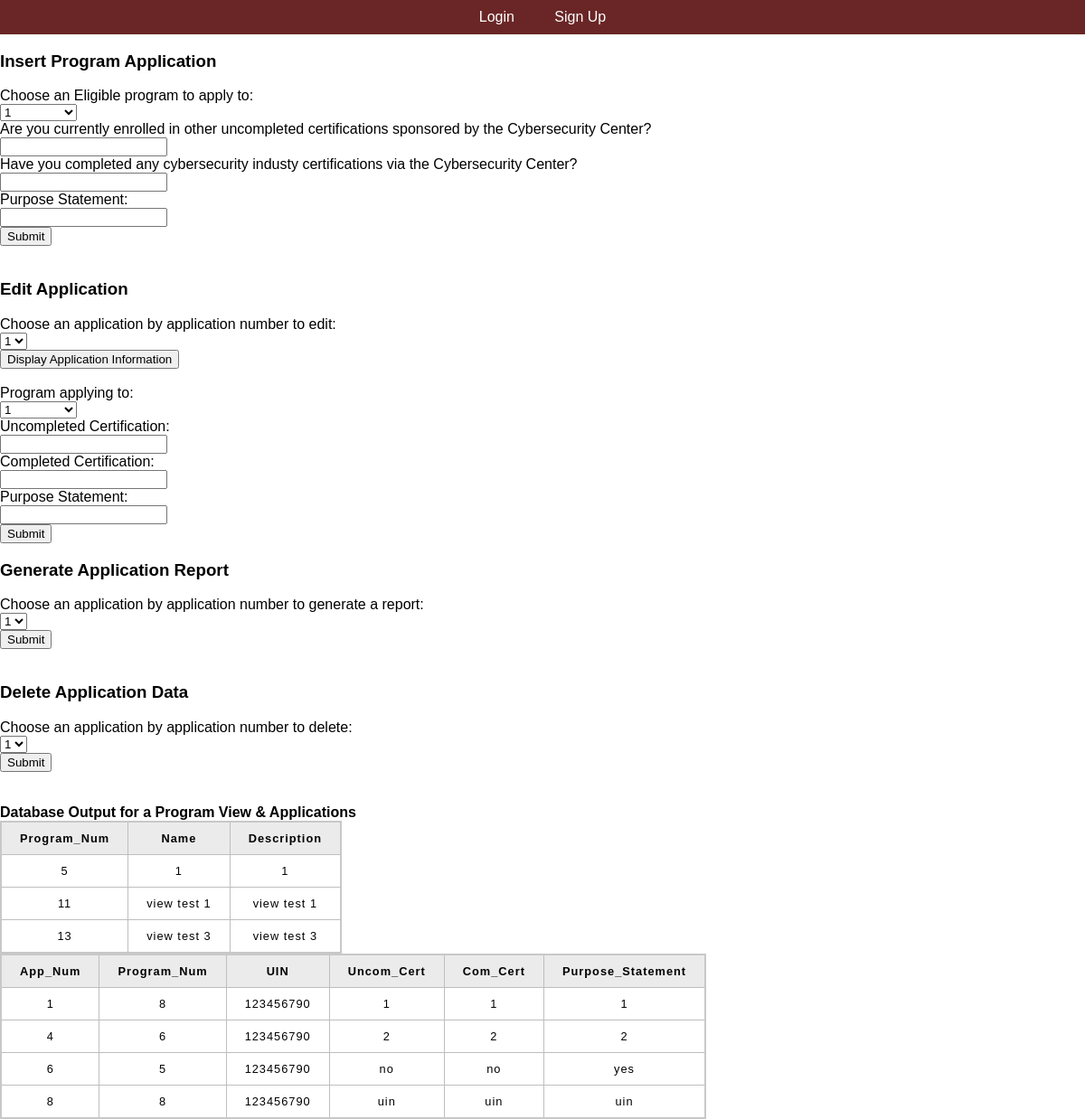
The page /app_info_manager.php on the database as committed earlier.
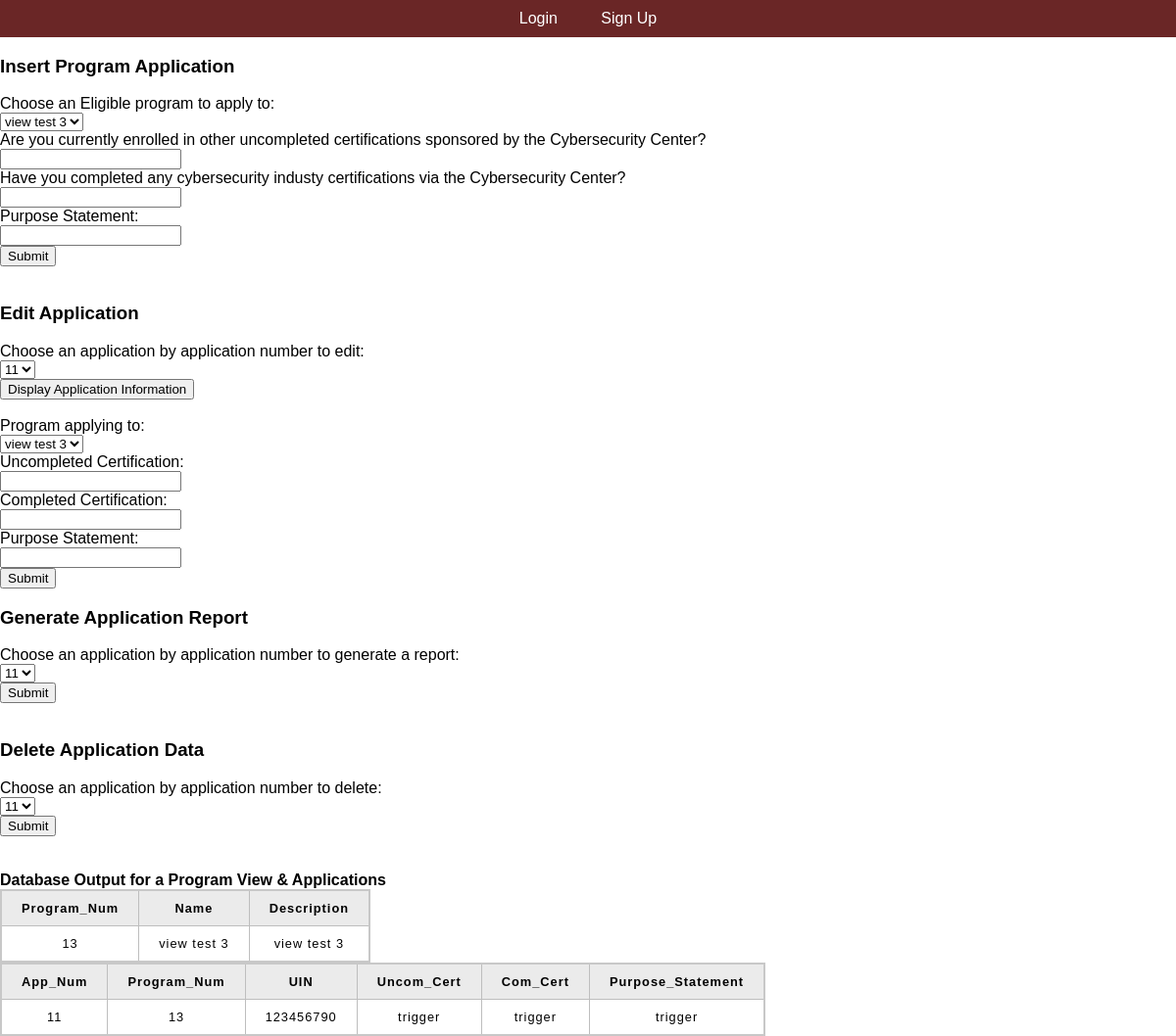
The same page on the database as committed later.
### tables this page shows
CREATE TABLE `applications` (
  `App_Num` int(11) NOT NULL,
  `Program_Num` int(11) NOT NULL,
  `UIN` int(11) NOT NULL,
  `Uncom_Cert` varchar(128) NOT NULL,
  `Com_Cert` varchar(128) NOT NULL,
  `Purpose_Statement` longtext NOT NULL
);

### app_info_manager.php (the view, shortened to what this page needs)
<?php
  include_once('header.php');
  include_once 'includes/dbh.inc.php';
?>
<h3>Insert Program Application</h3>
  <form action="includes/app_info_manager.inc.php" method="post">
    <label for="Program_Num">Choose an Eligible program to apply to: </label><br>
    <select id="Program_Num" name="Program_Num">
      <?php
      $sql = "SELECT * FROM programs WHERE User_Access = 1";
      $result = $conn->query($sql);
      if ($result->num_rows > 0) {
          while ($row = $result->fetch_assoc()) {
              echo '<option value="' . $row['Program_Num'] . '">' . $row['Name'] . '</option>';
          }
      }
      ?>
    </select><br>
    <label for="Uncom_Cert">Are you currently enrolled in other uncompleted certifications sponsored by the Cybersecurity Center? </label><br>
    <input type="text" id="Uncom_Cert" name="Uncom_Cert"><br>
    <label for="Com_Cert">Have you completed any cybersecurity industy certifications via the Cybersecurity Center? </label><br>
    <input type="text" id="Com_Cert" name="Com_Cert"><br>
    <label for="Purpose_Statement">Purpose Statement: </label><br>
    <input type="text" id="Purpose_Statement" name="Purpose_Statement"><br>
    <button type="Apply" name="Apply">Submit</button>
  </form>
  <br>
  <h3>Edit Application</h3>
  <form action="includes/app_info_manager.inc.php" method="post">
  <label for="App_Num">Choose an application by application number to edit: </label><br>
  <select id="App_Num" name="App_Num">
      <?php
      $sql = "SELECT * FROM applications";
      $result = $conn->query($sql);
      if ($result->num_rows > 0) {
          while ($row = $result->fetch_assoc()) {
              echo '<option value="' . $row['App_Num'] . '">' . $row['App_Num'] . '</option>';
          }
      } else {
          echo '<option value="">No applications available</option>';
      }
      ?>
  </select><br>
  <button type="button" onclick="fetchAndDisplayData()">Display Application Information</button>
  <br>
  <br>
  <label for="Program_Num_Edit">Program applying to: </label><br>
      <select id="Program_Num_Edit" name="Program_Num_Edit">
        <?php
        $sql = "SELECT * FROM programs WHERE User_Access = 1";
        $result = $conn->query($sql);
        if ($result->num_rows > 0) {
            while ($row = $result->fetch_assoc()) {
                echo '<option value="' . $row['Program_Num'] . '">' . $row['Name'] . '</option>';
            }
        } else {
            echo '<option value="">No programs available</option>';
        }
        ?>
      </select><br>
  <label for="Uncom_Cert_Edit">Uncompleted Certification:</label><br>
  <input type="text" id="Uncom_Cert_Edit" name="Uncom_Cert_Edit"><br>
  <label for="Com_Cert_Edit">Completed Certification:</label><br>
  <input type="text" id="Com_Cert_Edit" name="Com_Cert_Edit"><br>
  <label for="Purpose_Statement_Edit">Purpose Statement:</label><br>
  <input type="text" id="Purpose_Statement_Edit" name="Purpose_Statement_Edit"><br>
  <button type="edit_app" name="edit_app">Submit</button>
</form>
    <h3>Generate Application Report</h3>
    <form action="includes/app_info_manager.inc.php" method="post">
        <label for="App_Num">Choose an application by application number to generate a report: </label><br>
        <select id="App_Num" name="App_Num">
            <?php
            $sql = "SELECT * FROM applications";
            $result = $conn->query($sql);
            if ($result->num_rows > 0) {
                while ($row = $result->fetch_assoc()) {
                    echo '<option value="' . $row['App_Num'] . '">' . $row['App_Num'] . '</option>';
                }
            } else {
                echo '<option value="">No applications available</option>';
            }
            ?>
        </select><br>
        <button type="generate_app_report" name="generate_app_report">Submit</button>
    </form>
    <br>
    <h3>Delete Application Data</h3>
    <form action="includes/app_info_manager.inc.php" method="post">
        <label for="App_Num">Choose an application by application number to delete: </label><br>
        <select id="App_Num" name="App_Num">
            <?php
            $sql = "SELECT * FROM applications";
            $result = $conn->query($sql);
            if ($result->num_rows > 0) {
                while ($row = $result->fetch_assoc()) {
                    echo '<option value="' . $row['App_Num'] . '">' . $row['App_Num'] . '</option>';
                }
            } else {
                echo '<option value="">No applications available</option>';
            }
            ?>
        </select><br>
        <button type="delete_app_data" name="delete_app_data">Submit</button>
    </form>
    <br>
<?php
$query = "SELECT * FROM ProgramView";
echo "<br><b>Database Output for a Program View & Applications</b>";
echo '<table>
      <tr>
          <th>Program_Num</th>
          <th>Name</th>
          <th>Description</th>
      </tr>';
if ($result = $conn->query($query)) {
  while ($row = $result->fetch_assoc()) {
      $field1name = $row["Program_Num"];
      $field2name = $row["Name"];
      $field3name = $row["Description"];
      echo '<tr>
        <td>'.$field1name.'</td>
        <td>'.$field2name.'</td>
        <td>'.$field3name.'</td>
      </tr>';
  }
}
?>
<?php
  $query = "SELECT * FROM applications";
  echo '<table>
        <tr>
            <th>App_Num</th>
            <th>Program_Num</th>
            <th>UIN</th>
            <th>Uncom_Cert</th>
            <th>Com_Cert</th>
            <th>Purpose_Statement</th>
        </tr>';
  if ($result = $conn->query($query)) {
    while ($row = $result->fetch_assoc()) {
        $field1name = $row["App_Num"];
        $field2name = $row["Program_Num"];
        $field3name = $row["UIN"];
        $field4name = $row["Uncom_Cert"];
        $field5name = $row["Com_Cert"];
        $field6name = $row["Purpose_Statement"];
        echo '<tr>
          <td>'.$field1name.'</td>
          <td>'.$field2name.'</td>
          <td>'.$field3name.'</td>
          <td>'.$field4name.'</td>
          <td>'.$field5name.'</td>
          <td>'.$field6name.'</td>
        </tr>';
    }
}
?>
</body>
</html>

### header.php (shortened to what this page needs)
<!DOCTYPE html>
<html lang="en">
<head>
  <link href="style.php" rel="stylesheet">
</head>
<body>
	<nav>
		<ul class = "navbar">
			<?php
				if(isset($_SESSION["userid"])) {
					if($_SESSION["userPerm"] === "Admin"){
						echo "<h2>Admin Page</h2>
							<p class = 'loggedin'>Logged in as: {$_SESSION['userName']} {$_SESSION['userLast']}<br> UIN: {$_SESSION['userid']}</p>
							<li><a href='adminuser.php'>User Authentication and Roles</a></li>
							<li><a href='program_info_manager.php'>Program Information Management</a></li>
							<li><a href='admin_programprogress.php'>Program Progress Tracking</a></li>
							<li><a href='eventmanager.php'>Event management</a></li>";
					}
					else if($_SESSION["userPerm"] === "Student"){
						echo "<h2>Student Page</h2>
						    <p class = 'loggedin'>Logged in as: {$_SESSION['userName']} {$_SESSION['userLast']}<br> UIN: {$_SESSION['userid']}</p>
							<li><a href='studentuser.php'>User Authentication and Roles</a></li>
							<li><a href='app_info_manager.php'>Application Information Management</a></li>
							<li><a href='student_programprogress.php'>Program Progress Tracking</a></li>
							<li><a href='docmanager.php'>Document Upload and Management</a></li>";
					}
					echo "<li>
							<form method='post'>
								<button type='submit' name='button1'>Sign Out</button>
							</form>
						  </li>";
				}
				else{
					echo "<li><a href = 'login.php'>Login</a></li>
						  <li><a href = 'signup.php'>Sign Up</a></li>";
				}
			?>
		</ul>

Rows that differ between the two databases and show on the page:
removed applications: App_Num "1", Program_Num "8", UIN "123456790", Uncom_Cert "1", Com_Cert "1", Purpose_Statement "1"
removed applications: App_Num "4", Program_Num "6", UIN "123456790", Uncom_Cert "2", Com_Cert "2", Purpose_Statement "2"
removed applications: App_Num "6", Program_Num "5", UIN "123456790", Uncom_Cert "no", Com_Cert "no", Purpose_Statement "yes"
removed applications: App_Num "8", Program_Num "8", UIN "123456790", Uncom_Cert "uin", Com_Cert "uin", Purpose_Statement "uin"
added applications: App_Num "11", Program_Num "13", UIN "123456790", Uncom_Cert "trigger", Com_Cert "trigger", Purpose_Statement "trigger"
Other text that changed with them:
form field Program_Num: "1" → "view test 3"
form field App_Num: "1" → "11"
form field Program_Num_Edit: "1" → "view test 3"
list line gone: "5 1 1"
list line gone: "11 view test 1 view test 1"
